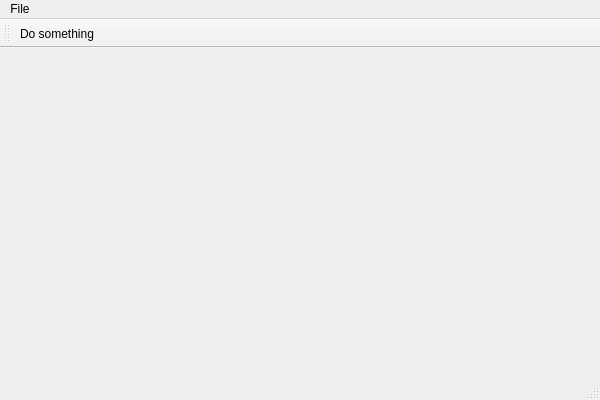
<?xml version="1.0" encoding="UTF-8"?>
<ui version="4.0">
 <class>Class25Class</class>
 <widget class="QMainWindow" name="Class25Class">
  <property name="geometry">
   <rect>
    <x>0</x>
    <y>0</y>
    <width>600</width>
    <height>400</height>
   </rect>
  </property>
  <property name="windowTitle">
   <string>Class25</string>
  </property>
  <widget class="QWidget" name="centralWidget"/>
  <widget class="QMenuBar" name="menuBar">
   <property name="geometry">
    <rect>
     <x>0</x>
     <y>0</y>
     <width>600</width>
     <height>23</height>
    </rect>
   </property>
   <widget class="QMenu" name="menuFile">
    <property name="title">
     <string>File</string>
    </property>
    <addaction name="actionDo_something"/>
   </widget>
   <addaction name="menuFile"/>
  </widget>
  <widget class="QToolBar" name="mainToolBar">
   <attribute name="toolBarArea">
    <enum>TopToolBarArea</enum>
   </attribute>
   <attribute name="toolBarBreak">
    <bool>false</bool>
   </attribute>
   <addaction name="actionDo_something"/>
  </widget>
  <widget class="QStatusBar" name="statusBar"/>
  <action name="actionDo_something">
   <property name="text">
    <string>Do something</string>
   </property>
  </action>
 </widget>
 <layoutdefault spacing="6" margin="11"/>
 <resources>
  <include location="class25.qrc"/>
 </resources>
 <connections/>
</ui>
